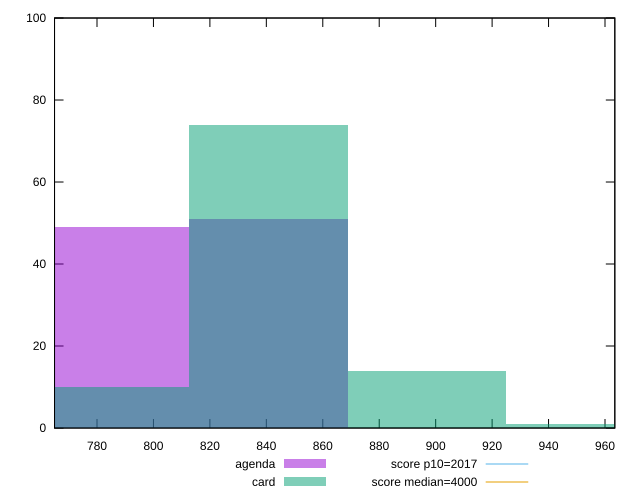

Reproduce this figure in gnuplot.
reset

$agenda <<EOF
840.762656273893 51
784.7118125223001 49
EOF

$card <<EOF
840.762656273893 74
896.8135000254858 14
784.7118125223001 10
952.8643437770787 1
EOF

set key outside below
set boxwidth 56.050843751592865
set xrange [764.9520000000005:963.480000000001]
set yrange [0:100]
set trange [0:100]
set style fill transparent solid 0.5 noborder

set parametric
set terminal svg size 640, 500 enhanced background rgb 'white'
set output "reports/report_00030_2021-02-24T20-42-31.540Z/mainthread-work-breakdown/comparison/histogram/1_vs_2.svg"

plot $agenda title "agenda" with boxes, \
     $card title "card" with boxes, \
     2017,t title "score p10=2017", \
     4000,t title "score median=4000"

reset
